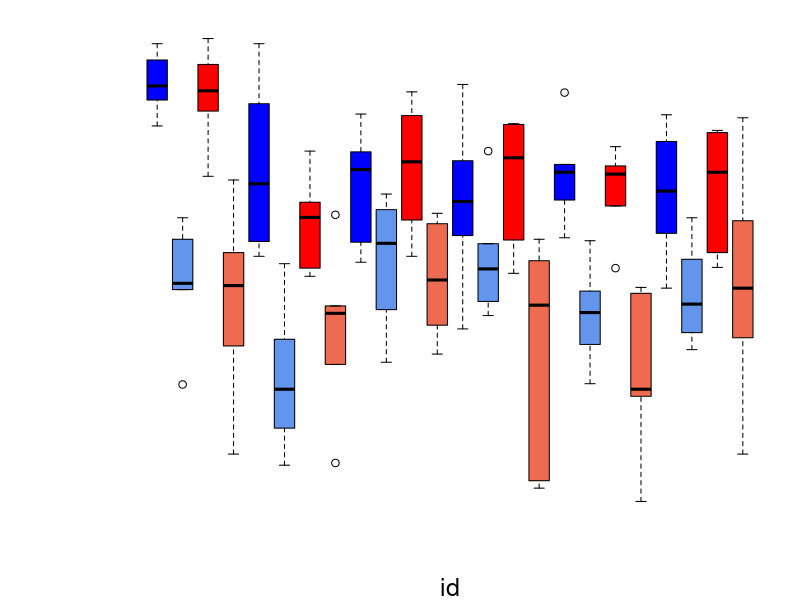

Reproduce this figure in R. (Note: this script raises an error after producing the figure.)
trtkey <- read.csv("data/temp_trt.csv")
trtkey$chamber <- as.character(trtkey$chamber)
trtkey$chamber <- ifelse(nchar(trtkey$chamber)==1, paste0('C0', trtkey$chamber),
                         paste0('C',trtkey$chamber))
leafChem2 <- read.csv('data/leaf_chem.csv')[,c('chamber','leaf','Month','c13')]
names(leafChem2)[c(3,4)] <- c('month','d13Cleaf')
leafChem2$chamber <- paste0('C', substring(as.character(leafChem2$chamber),3,4))
leafChem2 <- merge(leafChem2, trtkey, by='chamber', all=T)
leafChemSun <- subset(leafChem2, leaf=='sun')[,c('chamber', 'month', 'd13Cleaf')]
names(leafChemSun)[ncol(leafChemSun)] <- 'd13CsunLeaf'
leafChemShade <- subset(leafChem2, leaf=='shade')[,c('chamber', 'month', 'd13Cleaf')]
names(leafChemShade)[ncol(leafChemShade)] <- 'd13CshLeaf'
leafChem <- merge(leafChemShade, leafChemSun, by=c('chamber','month'), all=T)
leafChem$d13CleafAvg <- rowMeans(leafChem[,c('d13CshLeaf','d13CsunLeaf')], na.rm=T)

leafChem2$id <- as.factor(paste0(leafChem2$month, '-', substring(leafChem2$temp, 1, 3), '-',
                       substring(leafChem2$leaf, 1, 2)))
leafChem2$id <- factor(leafChem2$id, levels=c('Oct-amb-su','Oct-amb-sh','Oct-ele-su','Oct-ele-sh',
                                              'Dec-amb-su','Dec-amb-sh','Dec-ele-su','Dec-ele-sh',
                                              'Jan-amb-su','Jan-amb-sh','Jan-ele-su','Jan-ele-sh',
                                              'Feb-amb-su','Feb-amb-sh','Feb-ele-su','Feb-ele-sh',
                                              'Mar-amb-su','Mar-amb-sh','Mar-ele-su','Mar-ele-sh',
                                              'Apr-amb-su','Apr-amb-sh','Apr-ele-su','Apr-ele-sh'))

windows(10,8)
par(mfrow=c(1,1), mar=c(4,6,1,1))
boxplot(d13Cleaf ~ id, data = leafChem2, col=c('blue','cornflowerblue','red','coral2'), axes=F,
        ylab=expression(Leaf~{delta}^13*C~~('\211')), cex.lab=1.5)
axis(2, at=c(seq(-33, -26, 1)), labels=c(at=c(seq(-33, -26, 1))))
axis(1, at=c(3, 7, 11, 15, 19, 23), labels=c('Oct','Dec','Jan','Feb','Mar','Apr'))
box()
legend("bottomleft", c("Amb-Su",'Amb-Sh',"Warm-Su",'Warm-Sh'), pch=22, pt.bg=c('blue','cornflowerblue','red','coral2'),
       bty='n', pt.cex=1.5)

summary(aov(d13Cleaf~month*leaf*temp, data=leafChem2))
rm(leafChem2, leafChemShade, leafChemSun)

